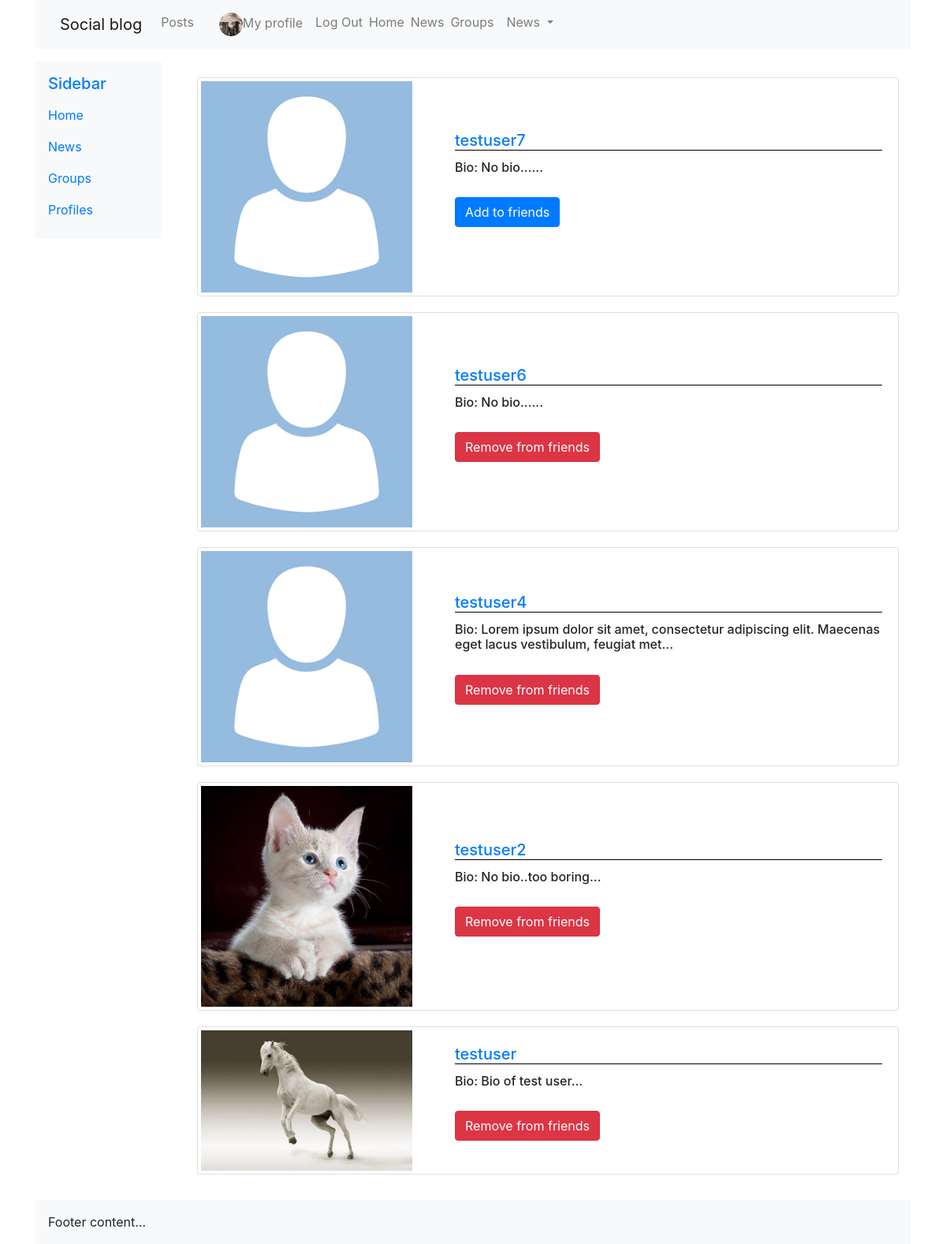
Page /profiles/ (signed in) on the committed database.
### profiles/models.py (models this page shows, shortened)
class Profile(models.Model):
    first_name = models.CharField(max_length=100, blank=True)
    last_name = models.CharField(max_length=100, blank=True)
    user = models.OneToOneField(User, on_delete=models.CASCADE)
    bio = models.TextField(default='No bio...')
    friends = models.ManyToManyField(User, related_name='friends', blank=True)
    email = models.EmailField(max_length=200, blank=True)
    country = models.CharField(max_length=200,blank=True)
    avatar = models.ImageField(default='avatar.png', upload_to='avatars/')
    slug = models.SlugField(unique=True, blank=True)
    updated = models.DateTimeField(auto_now=True)
    created = models.DateTimeField(auto_now_add=True)
    objects = ProfileManager()
    def get_absolute_url(self):
        return reverse('profiles:profile_detail_view', kwargs={'slug': self.slug})
    __initial_first_name = None
    __initial_last_name = None
    def __init__(self, *args, **kwargs):
        super().__init__(*args, **kwargs)
        self.__initial_first_name = self.first_name
        self.__initial_last_name = self.last_name
    class Meta:
        ordering = ['-created',]

### profiles/views.py (the view)
# urls.py: path('', views.ProfileListView.as_view(), name='all_profiles_list'),
class ProfileListView(generic.ListView, LoginRequiredMixin):
    model = Profile
    template_name = 'profiles/profile_list.html'
    context_object_name = 'qs'
    def get_queryset(self):
        qs = Profile.objects.get_all_profiles(self.request.user)
        return qs
    def get_context_data(self, **kwargs):
        context = super().get_context_data(**kwargs)
        user = User.objects.get(username__iexact=self.request.user.username)
        profile = Profile.objects.get(user=user)
        rel_r = Relationship.objects.filter(sender=profile)
        rel_s = Relationship.objects.filter(receiver=profile)
        rel_receiver = []
        rel_sender = []
        for item in rel_r:
            rel_receiver.append(item.receiver.user)
        for item in rel_s:
            rel_sender.append(item.sender.user)
        context['rel_receiver'] = rel_receiver
        context['rel_sender'] = rel_sender
        context['is_empty'] = False
        if len(self.get_queryset()) == 0:
            context['is_empty'] = True
        return context

### profiles/context_processors.py (called while the page is built)
def profile_pic(request):
    if request.user.is_authenticated:
        profile_obj = Profile.objects.get(user=request.user)
        pic = profile_obj.avatar
        return {'picture': pic}
    return {}

def invitations_no_rec(request):
    if request.user.is_authenticated:
        profile_obj = Profile.objects.get(user=request.user)
        qs_count = Relationship.objects.invitations_received(profile_obj).count()
        return {'invitations_no': qs_count}
    return {}

### profiles/models.py (called while the page is built)
    def get_all_profiles(self, me):
        profiles = Profile.objects.all().exclude(user=me)
        return profiles

    def invitations_received(self, receiver):
        qs = Relationship.objects.filter(receiver=receiver, status='send')
        return qs

### profiles/templates/profiles/profile_list.html (shortened to what this page needs)
<!DOCTYPE html>
{% extends 'base.html' %}
{% block content %}
<div class='container'>
    {% for obj in object_list %}
    <div class="card mb-3">
      <div class="row g-0">
        <div class="col-md-4 d-flex align-items-center">
          <a href="{{obj.get_absolute_url}}" ><img class="img-thumbnail" src="{{obj.avatar.url}}"></a>
        </div>
        <div class="col-md-8 d-flex align-items-center">
          <div class="card-body">
            <a href="{{obj.get_absolute_url}}"><h5 style="border-bottom: 1px solid black" class="card-title">{{obj.user}}</h5></a>
            <h6 class="card-text">Bio: {{obj.bio|slice:100}}...</h6>
            {% if obj.user not in rel_receiver and obj.user not in rel_sender %}
                <form method="POST" action="{% url 'profiles:send_invite'%}">
                  <button type="submit" class="btn btn-primary">Add to friends</button>
                </form>
            {% endif %}
            {% if request.user in obj.friends.all %}
                <form method='POST' action="{% url 'profiles:remove_friend'%}">
                  <button type="submit" class="btn btn-danger">Remove from friends</button>
                </form>
            {% endif %}
          </div>
        </div>
      </div>
    </div>
    {% endfor %}
</div>
{% endblock content %}

### static/social_blog/css/master.css (style rules this page uses)
.btn, .card { margin-top: 20px; margin-bottom: 20px; }
.img-thumbnail { border: none; }

### rows in the picture
Profile: avatar (placeholder picture), user "testuser7", bio "No bio..."
Profile: avatar (placeholder picture), user "testuser6", bio "No bio..."
Profile: avatar (placeholder picture), user "testuser4", bio "Lorem ipsum dolor sit amet, consectetur adipiscing elit. Maecenas eget lacus vestibulum, feugiat met"
Profile: avatar (picture), user "testuser2", bio "No bio..too boring"
Profile: avatar (picture), user "testuser", bio "Bio of test user"
